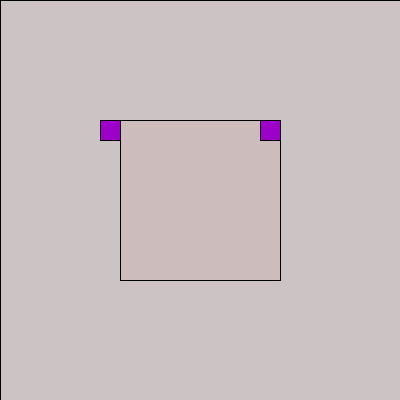
Frame 1 (no input)
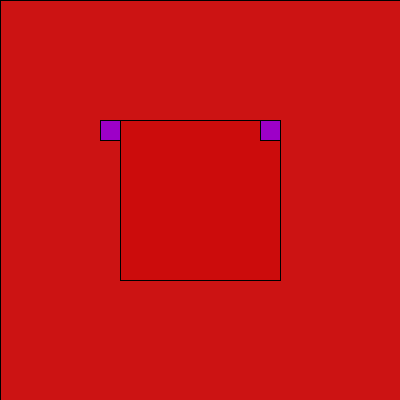
Frame 60 (the mouse pressed at the canvas centre just before this capture)
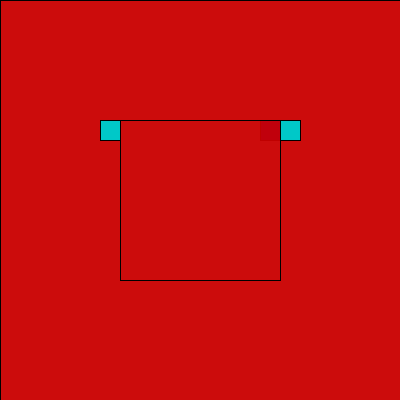
Frame 120 (the mouse held since frame 60 and released just before this capture)

The Processing sketch that drew these frames (run headless with seeded random() and noise(); from frame 60 on, the mouse is pressed at the canvas centre):

// Processing sketch: processing_139184
// ── processing_139184.pde

void setup(){
  size( 400, 400 );
}

void draw() {
  fill( 200, 0, 0, 10 );
  rect( 0, 0, width, height );
  rect( width/2 - 80, height/2 - 80, 160, 160 );
  
  pushMatrix();
  translate( width/2 + 80, height/2 - 80 );
  float angle = map( mouseY, 0, height, PI/2, -PI/2 );
  rotate( angle );
  fill( angle*100, mouseX, 200 );
  rect( 0, 0, 20, 20 );
  popMatrix();
  
  rect( width/2 - 80 - 20, height/2 - 80, 20, 20 );
}
